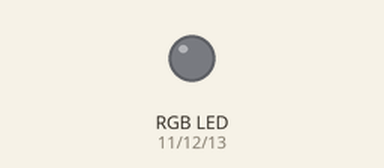
Recording of a sketch running on a simulated Arduino Uno, built with avr-gcc and run on an emulated ATmega328P. On the bench: an RGB LED mixed from three pins (HIGH = lit). What the sketch prints to the serial monitor is not drawn.

Above: at 0.1 s.
At 0.6 s:
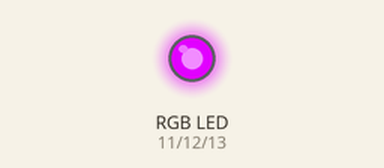
Timing chart, 0 to 2.1 s (numbered marks = the images above):
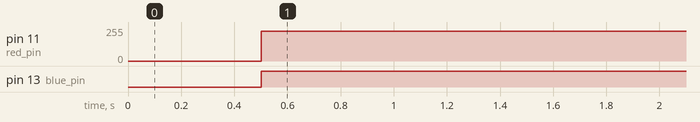

The sketch:

tri_colour_blink_analog.ino
```cpp
/*
 * I have no idea what i'm doing.exe
 */

// Declare things.
int red_pin = 11;
int green_pin = 12;
int blue_pin = 13;

// Stuff run once when Arduino turned on.
void setup()
{
  Serial.begin(9600); // Set serial port to output stuff to (top right hand mag icon).
  // Initialize pins as outputs.
  pinMode(red_pin, OUTPUT);
  pinMode(green_pin, OUTPUT);
  pinMode(blue_pin, OUTPUT);
  print_stuff();
}

// Mixes the light :D, range = [0, 255].
void colours()
{
  // Plebpurle.
  analogWrite(red_pin, 225);
  analogWrite(blue_pin, 225);
  analogWrite(green_pin, 0);
}

void print_stuff()
{
  Serial.print('this is not text');
  Serial.print("this is text");
}
// Do forever until turned off.
void loop()
{
  delay(500);
  colours();
  delay(500);
}
```

Measured:
- by itself, pin 11 (red_pin): 0/255 → 225/255 at 0.50 s
- by itself, pin 13 (blue_pin): LOW → HIGH at 0.50 s
